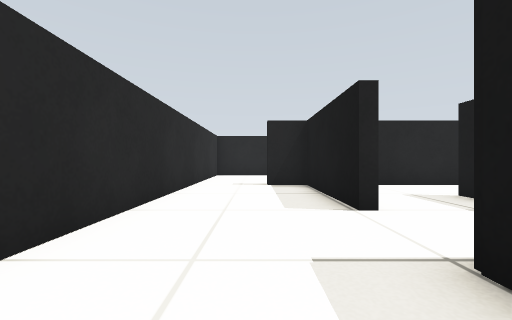
view 1 (above)

24 first-person views from a walk through a world built for the Gazebo simulator. The camera is 0.39 m above the floor, looks level and sees 90° across. The floor is counted in squares, 0.5 m on a side. Each view is taken from the middle of a square. On the plan, view 1 faces up. The plan holds only what a view shows up to about 9 squares ahead; the rest is blank.

view 2
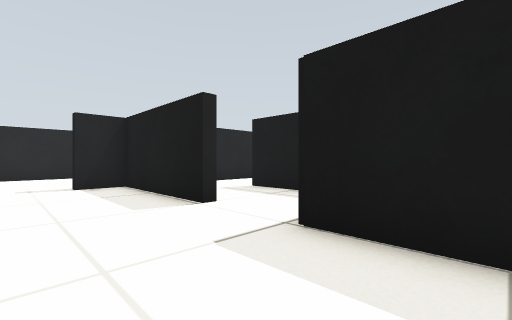

view 3
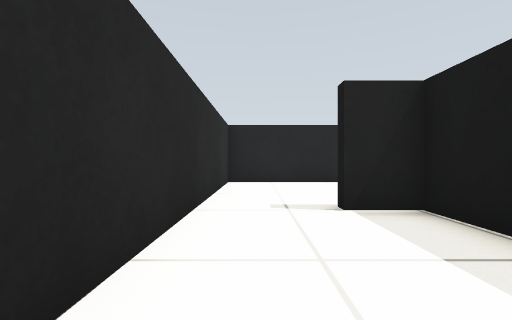

view 4
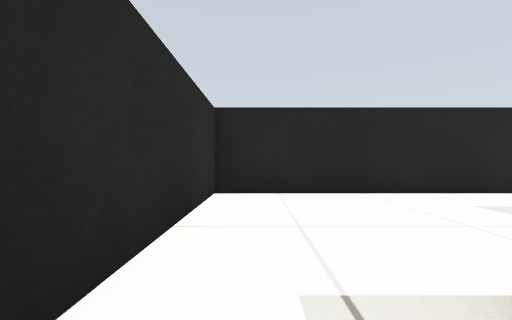

view 5
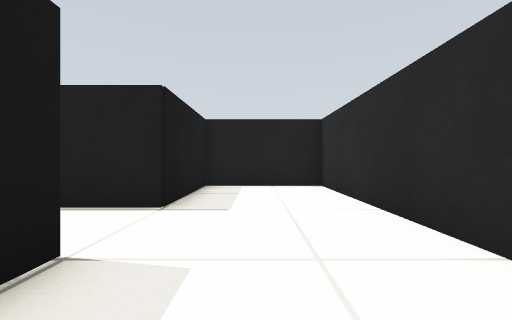

view 6
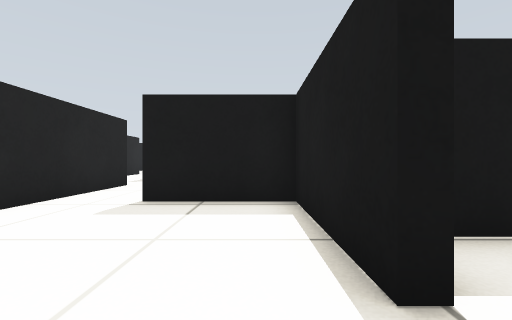

view 7
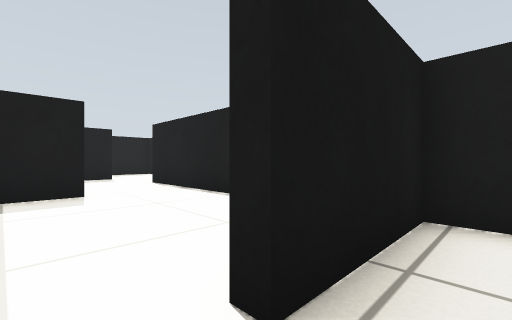

view 8
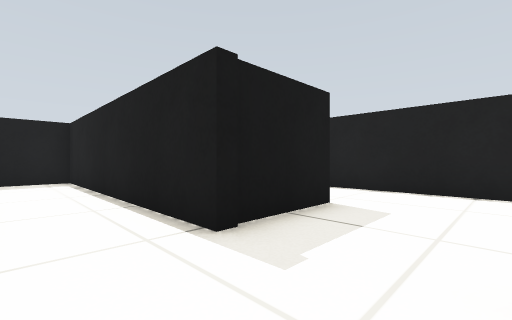

view 9
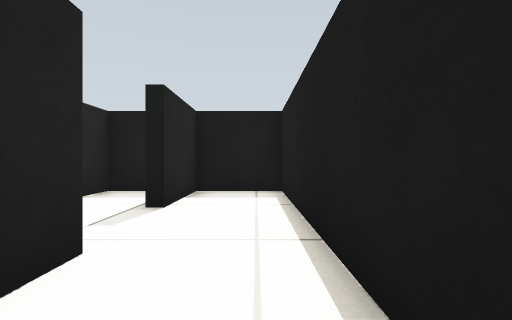

view 10
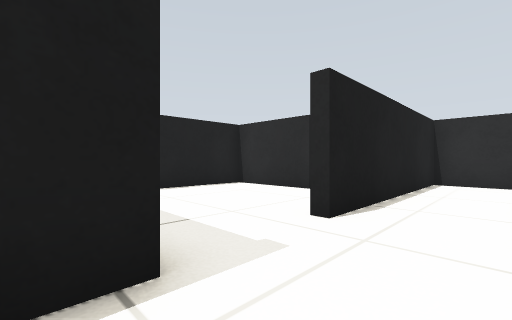

view 11
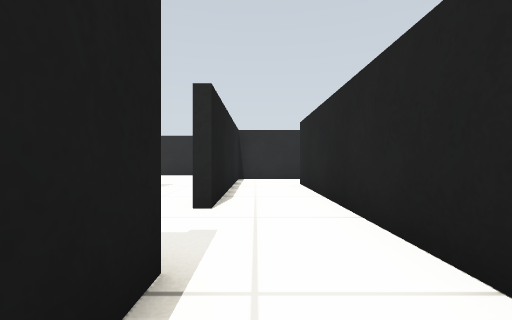

view 12
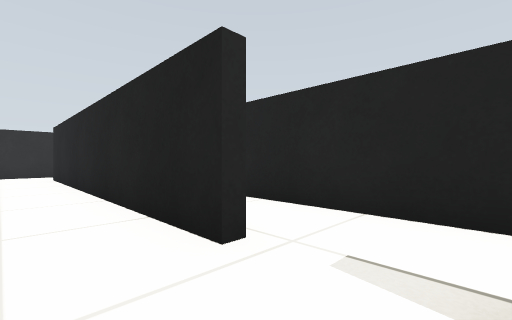

view 13
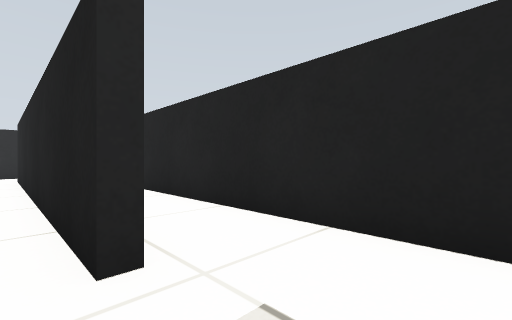

view 14
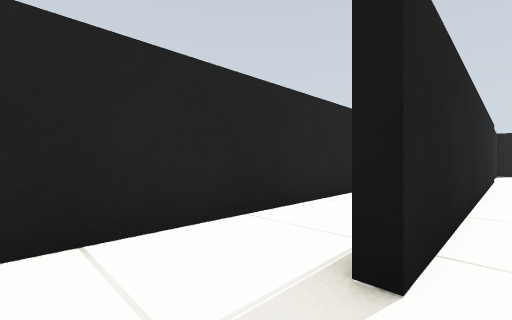

view 15
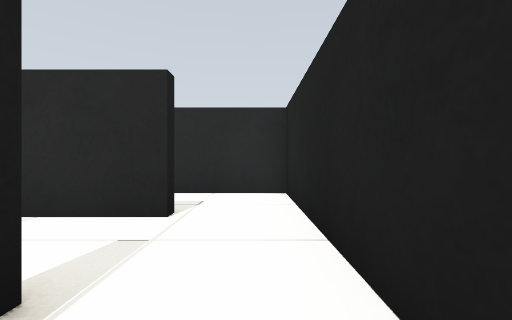

view 16
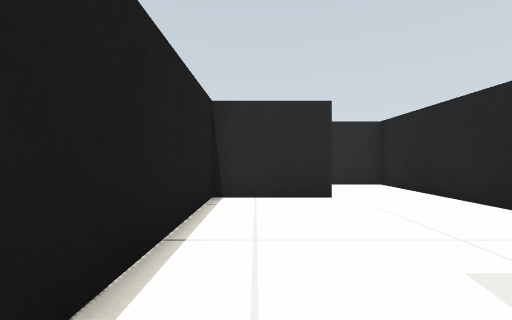

view 17
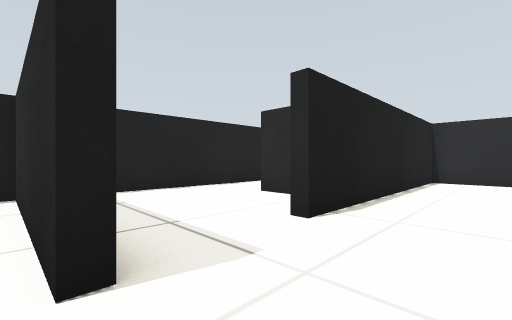

view 18
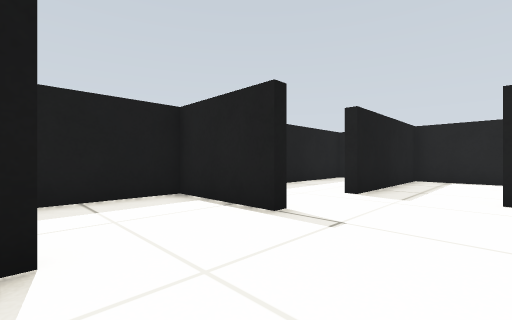

view 19
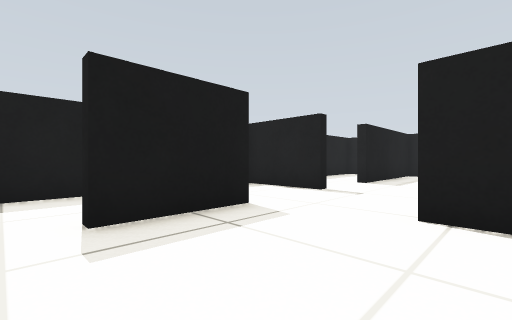

view 20
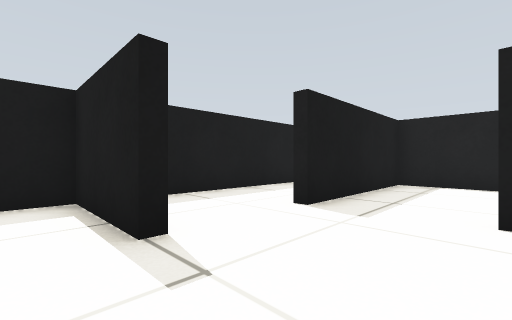

view 21
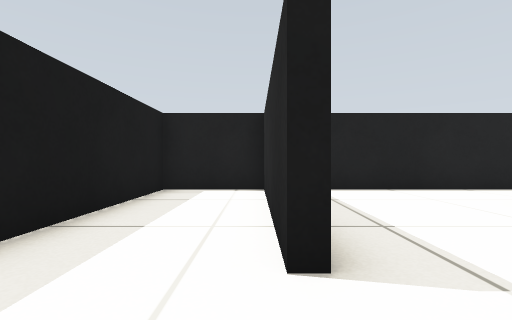

view 22
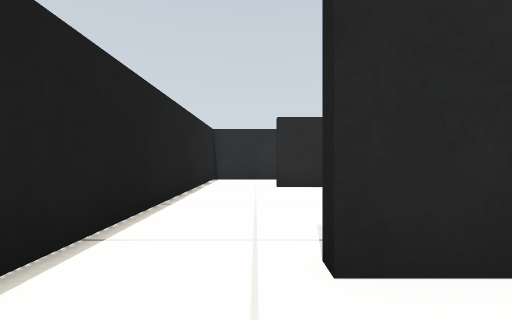

view 23
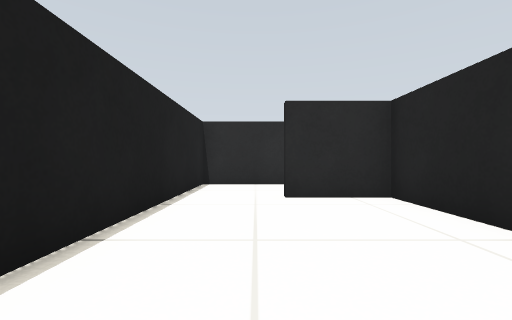

view 24
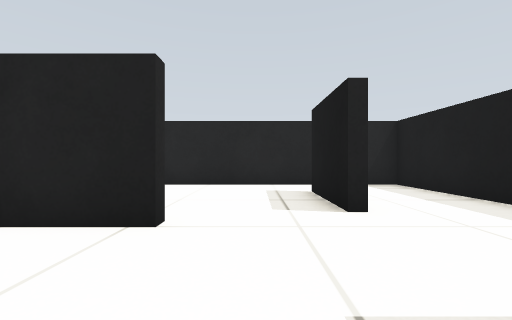

### Floor plan
Key: @ floor where view 1 was taken; # wall or solid block; . floor.
Columns run from 2 left of view 1 to 18 right of it. Each row starts with its distance up from view 1.
 18 #####################
 17 #........  .........#
 16 #....###########..###
 15 #.#.................#
 14 # #.................#
 13 #########..##########
 12 #..........#........#
 11 #.....#....#....#...#
 10 #.....#.........#...#
  9 #.....#.........#...#
  8 #..###########......#
  7 #...#.....   .......#
  6 #...#......   ...####
  5 #...#.#.............#
  4 #...#.#.............#
  3 #.....#########..#..#
  2 #...###.....#....#..#
  1 #...#.#.....#....#..#
  0 #.@.#............#..#
 -1 #...#............#..#
 -2 #####################

Where each view was taken, in squares from view 1:
view 1: 0 up, 0 right, facing up
view 2: 0 up, 1 left, facing up-right
view 3: 4 up, 1 left, facing up
view 4: 7 up, 1 left, facing up
view 5: 6 up, 0 right, facing down
view 6: 9 up, 1 left, facing right
view 7: 12 up, 3 right, facing down-right
view 8: 15 up, 7 right, facing down-right
view 9: 14 up, 11 right, facing right
view 10: 15 up, 10 right, facing down-left
view 11: 14 up, 11 right, facing left
view 12: 14 up, 15 right, facing up-left
view 13: 15 up, 15 right, facing up-left
view 14: 15 up, 1 right, facing up-right
view 15: 17 up, 4 right, facing left
view 16: 4 up, 10 right, facing left
view 17: 5 up, 15 right, facing down-left
view 18: 9 up, 12 right, facing down-right
view 19: 12 up, 11 right, facing down-right
view 20: 7 up, 12 right, facing down-right
view 21: 5 up, 15 right, facing down
view 22: 0 up, 12 right, facing left
view 23: 0 up, 10 right, facing left
view 24: 5 up, 13 right, facing up
